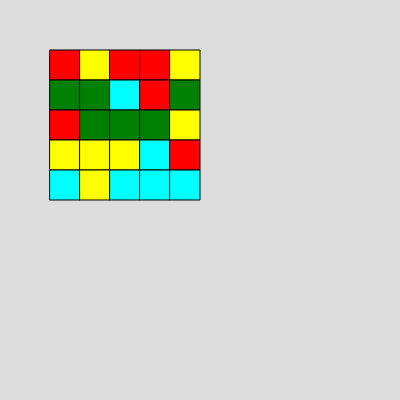
Frame 1 (no input)
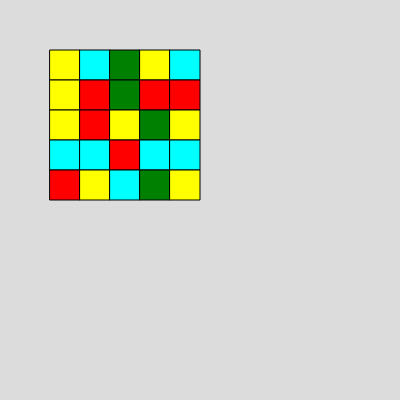
Frame 60 (no input)
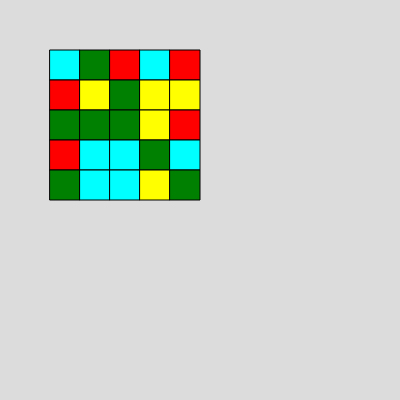
Frame 120 (the mouse pressed at the canvas centre since frame 60)

The p5.js sketch that drew these frames (run headless with seeded random() and noise() and a simulated clock; from frame 60 on, the mouse is pressed at the canvas centre):

// p5.js sketch
// ── sketch.js
let ColorRange = ["green", "yellow", "red", "aqua"]
let number;


function setup() {
  createCanvas(400, 400);
  number = 0;
}

function draw() {
  background(220);
  for (let i = 0; i < 5; i++) {
    for (let j = 0; j < 5; j++) {
      number = int(random(4));
      fill(ColorRange[number])
      console.log(number);
      rect(i * 30 + 50, j * 30 + 50, 30)
    }
    
    
  
  }
}

function FixedUpdate() {

}
